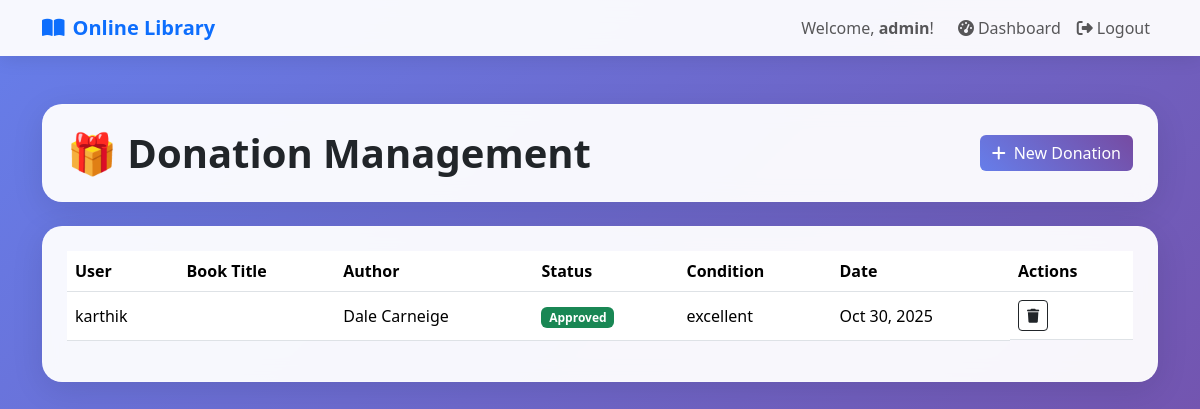
Before: /dashboard/donations/ (signed in) with the older database file.
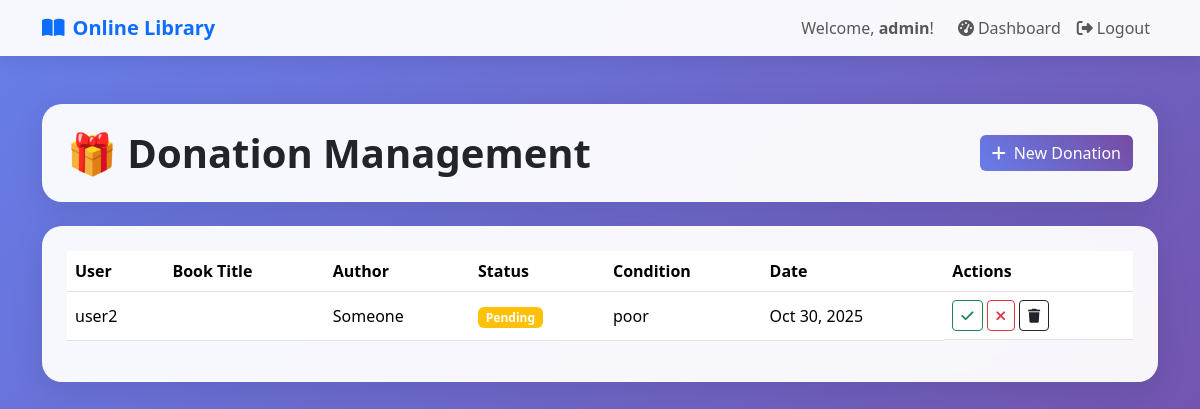
After: the same page with the newer database file.
### catalog/models.py (models this page shows, shortened)
class Donation(models.Model):
    STATUS_CHOICES = (
        ('pending', 'Pending'),
        ('approved', 'Approved'),
        ('rejected', 'Rejected'),
    )
    user = models.ForeignKey(settings.AUTH_USER_MODEL, on_delete=models.CASCADE)
    book_title = models.CharField(max_length=255)
    author = models.CharField(max_length=255)
    category = models.ForeignKey(Category, on_delete=models.SET_NULL, null=True, blank=True)
    condition = models.CharField(max_length=100, default="Good")
    description = models.TextField(blank=True, null=True)
    quantity = models.IntegerField(default=1)
    status = models.CharField(max_length=10, choices=STATUS_CHOICES, default='pending')
    created_at = models.DateTimeField(auto_now_add=True)
    updated_at = models.DateTimeField(auto_now=True)

class CustomUser(AbstractUser):
    ROLE_CHOICES = (
        ('admin', 'Admin'),
        ('user', 'User'),
    )
    role = models.CharField(max_length=10, choices=ROLE_CHOICES, default='user')

### catalog/views.py (the view)
# urls.py: path("dashboard/donations/", views.donation_management, name="donation_management"),
@login_required
def donation_management(request):
    if not request.user.is_superuser and not (hasattr(request.user, 'role') and request.user.role == 'admin'):
        messages.error(request, "You don't have permission to access this page.")
        return redirect('dashboard')
    donations = Donation.objects.all().order_by('-created_at')
    return render(request, 'catalog/donation_management.html', {'donations': donations})

### templates/catalog/donation_management.html (shortened to what this page needs)
{% extends "catalog/base.html" %}
{% block content %}
<div class="container py-5">
    <div class="row mb-4">
        <div class="col-12">
            <div class="glass-card p-4 d-flex justify-content-between align-items-center">
                <h1 class="display-6 fw-bold mb-0">🎁 Donation Management</h1>
                <a href="{% url 'donate_book' %}" class="btn btn-gradient">
                    <i class="fas fa-plus me-2"></i>New Donation
                </a>
            </div>
        </div>
    </div>
    <div class="row">
        <div class="col-12">
            {% if donations %}
            <div class="glass-card p-4 table-responsive">
                <table class="table table-hover align-middle">
                    <thead>
                        <tr>
                            <th>User</th>
                            <th>Book Title</th>
                            <th>Author</th>
                            <th>Status</th>
                            <th>Condition</th>
                            <th>Date</th>
                            <th>Actions</th>
                        </tr>
                    </thead>
                    <tbody>
                        {% for donation in donations %}
                        <tr>
                            <td>{{ donation.user.username }}</td>
                            <td>{{ donation.title }}</td>
                            <td>{{ donation.author }}</td>
                            <td>
                                <span class="badge bg-{% if donation.status == 'approved' %}success{% elif donation.status == 'rejected' %}danger{% else %}warning{% endif %}">
                                    {{ donation.status|title }}
                                </span>
                            </td>
                            <td>{{ donation.condition }}</td>
                            <td>{{ donation.created_at|date:"M d, Y" }}</td>
                            <td class="d-flex gap-1">
                                {% if donation.status == 'pending' %}
                                <form action="{% url 'approve_donation' donation.id %}" method="post">
                                    <button class="btn btn-sm btn-outline-success">
                                        <i class="fas fa-check"></i>
                                    </button>
                                </form>
                                <form action="{% url 'reject_donation' donation.id %}" method="post">
                                    <button class="btn btn-sm btn-outline-danger">
                                        <i class="fas fa-times"></i>
                                    </button>
                                </form>
                                {% endif %}
                                <form action="{% url 'delete_donation' donation.id %}" method="post">
                                    <button class="btn btn-sm btn-outline-dark">
                                        <i class="fas fa-trash"></i>
                                    </button>
                                </form>
                            </td>
                        </tr>
                        {% endfor %}
                    </tbody>
                </table>
            </div>
            {% endif %}
        </div>
    </div>
</div>
{% endblock %}

Changed rows visible on the page:
removed Donation: user.username "karthik", author "Dale Carneige", status "Approved", condition "excellent", created_at "Oct 30, 2025"
added Donation: user.username "user2", author "Someone", status "Pending", condition "poor", created_at "Oct 30, 2025"
